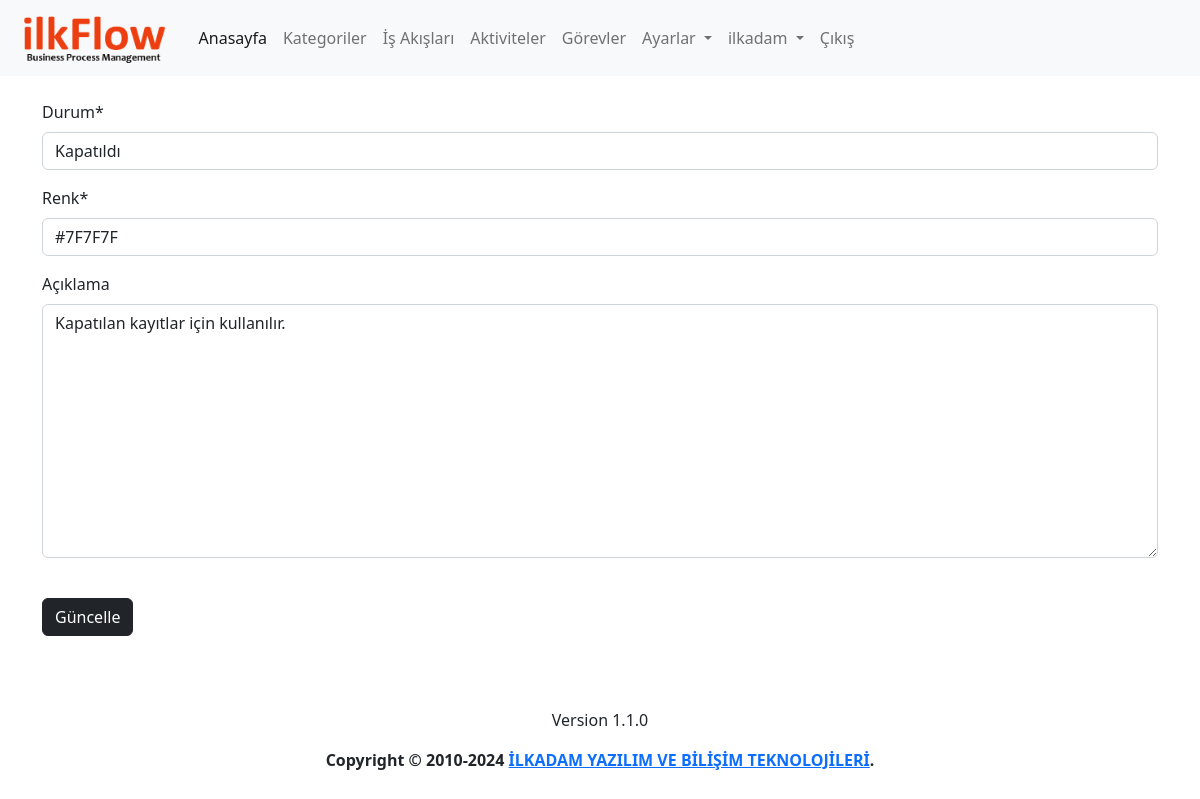
The app's page /state/4/update (signed in) with its own data.
### app/models.py (models this page shows, shortened)
class State(models.Model):
    name=models.CharField(max_length=100,verbose_name='Durum')
    description=models.TextField(verbose_name='Açıklama', blank=True, null=True)
    color=ColorField(default='#FFFFFF',verbose_name='Renk')
    created_date=models.DateTimeField(auto_now_add=True, verbose_name='Oluşturulma Tarihi', blank=True, null=True)
    user=models.ForeignKey(User,on_delete=models.PROTECT,verbose_name='Kullanıcı', blank=True, null=True)
    class Meta:
        verbose_name='Durum'
        verbose_name_plural='Durumlar'

### app/views.py (the view, shortened to what this page needs)
# urls.py: path('state/<int:state_id>/update', views.state_update, name='state_update'),
@login_required(login_url='/user/login/')
def state_update(request,state_id):
    state=get_object_or_404(State,pk=state_id)
    state_form=StateForm(instance=state)
    context={
        'state_form':state_form,
        'state':state
    }
    return render(request,'app/state_update.html',context)

### app/forms.py
class StateForm(forms.ModelForm):
    class Meta:
        model=State
        fields=('name', 'color', 'description')

### templates/app/state_update.html (shortened to what this page needs)
{% extends 'layout.html' %}
{% load humanize %}
{% block content %}
{% load crispy_forms_tags %}
<div class="row">
    <form action="{% url 'state_update' state.id %}" method="POST">
        {{state_form|crispy}}
        <button class="btn btn-dark my-4" type="submit">Güncelle</button>
    </form>
</div>
{% endblock %}

### templates/layout.html (shortened to what this page needs)
{% load static %}
<!doctype html>
<html lang="tr">
<head>
  <link href="https://cdn.jsdelivr.net/npm/bootstrap@5.2.2/dist/css/bootstrap.min.css" rel="stylesheet"
>
  <link rel="stylesheet" type="text/css" href="https://cdn.datatables.net/1.12.1/css/dataTables.bootstrap5.min.css">
  <link rel="stylesheet" type="text/css"
    href="https://cdn.datatables.net/responsive/2.3.0/css/responsive.dataTables.min.css">
  <link rel="stylesheet" type="text/css" href="https://cdn.datatables.net/buttons/2.2.3/css/buttons.bootstrap5.min.css">
  <link href="https://cdn.jsdelivr.net/npm/summernote@0.8.18/dist/summernote-lite.min.css" rel="stylesheet">
  <link href="https://cdn.jsdelivr.net/npm/select2@4.1.0-rc.0/dist/css/select2.min.css" rel="stylesheet" />
  <link rel="stylesheet" href="{% static 'css/jeflow.css' %}">
</head>
<body>
  <header>
    <nav class="navbar navbar-expand-lg bg-light">
      <div class="container-fluid">
        <a class="navbar-brand" href="{% url 'index' %}">
          <img class="logo" src="{% static 'img/logo-text.png' %}" alt="JeFlow">
        </a>
        <div class="collapse navbar-collapse" id="navbarNavDropdown">
          <ul class="navbar-nav">
            <li class="nav-item">
              <a class="nav-link active" aria-current="page" href="{% url 'index' %}">Anasayfa</a>
            </li>
            {% if user.is_authenticated %}
            <li class="nav-item">
              <a class="nav-link" href="{% url 'category' %}">Kategoriler</a>
            </li>
            <li class="nav-item">
              <a class="nav-link" href="{% url 'process' %}">İş Akışları</a>
            </li>
            <li class="nav-item">
              <a class="nav-link" href="{% url 'activity' %}">Aktiviteler</a>
            </li>
            <li class="nav-item">
              <a class="nav-link" href="{% url 'task' %}">Görevler</a>
            </li>
            <li class="nav-item dropdown">
              <a class="nav-link dropdown-toggle" href="{% url 'settings' %}" role="button" data-bs-toggle="dropdown"
                aria-expanded="false">
                Ayarlar
              </a>
            </li>
            <li class="nav-item dropdown">
              <a class="nav-link dropdown-toggle" href="{% url 'profile' %}" role="button" data-bs-toggle="dropdown"
                aria-expanded="false">
                {{ user }}
              </a>
            </li>
            <li class="nav-item">
              <a class="nav-link" href="javascript:{document.getElementById('logout').submit()}">Çıkış</a>
            </li>
            {% else %}
            <li class="nav-item">
              <a class="nav-link" href="{% url 'register' %}">Kayıt Ol</a>
            </li>
            {% endif %}
          </ul>
        </div>
      </div>
    </nav>
  </header>
  <main>
    <div class="container mt-4">
      {% block content %}
      {% endblock %}
    </div>
  </main>
  <footer class="mt-5">
    <div class="d-flex flex-column justify-content-center align-items-center">
      <p>{% include 'partials/_version.html' %}</p>
      <p><strong>Copyright &copy; 2010-2024 <a href="https://ilkadam.com.tr" target="_blank">İLKADAM YAZILIM VE BİLİŞİM TEKNOLOJİLERİ</a>.</strong></p>
    </div>
  </footer>
</body>
</html>

### static/css/jeflow.css (style rules this page uses)
img.logo { height: 50px; }

### records on screen
State: name "Kapatıldı", color "#7F7F7F", description "Kapatılan kayıtlar için kullanılır."

### other values on screen
{{ user }} "ilkadam"
